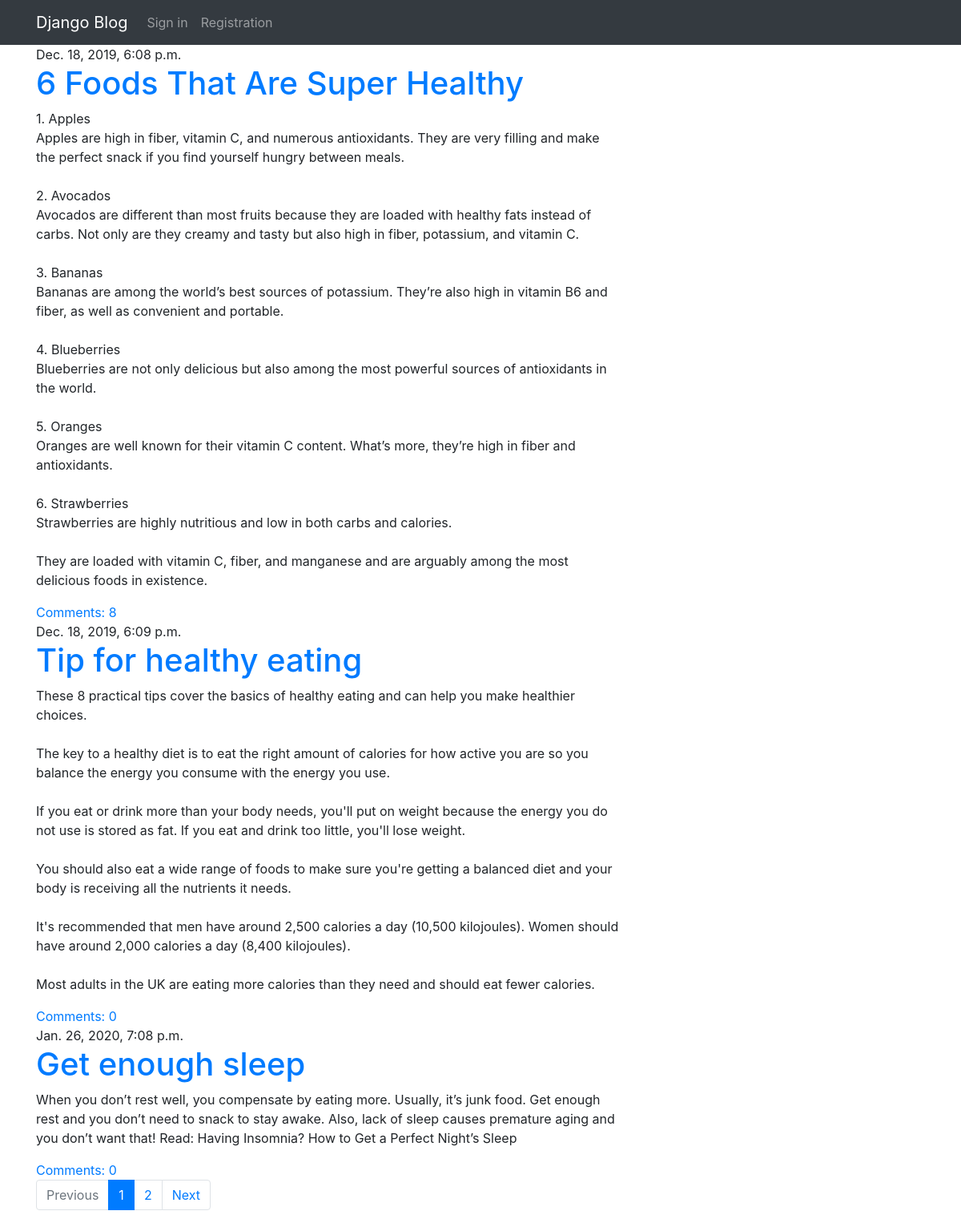
The page / on the database its author committed.
### blog/models.py (models this page shows, shortened)
class Post(models.Model):
    author = models.ForeignKey(settings.AUTH_USER_MODEL, on_delete=models.CASCADE)
    title = models.CharField(max_length=200)
    text = models.TextField()
    created_date = models.DateTimeField(default=timezone.now)
    published_date = models.DateTimeField(blank=True, null=True)

### blog/views.py (the view)
# urls.py: path('', views.post_list, name='post_list'),
def post_list(request):
    posts = Post.objects.filter(published_date__lte=timezone.now()).order_by('published_date')
    paginator = Paginator(posts, 3)  # Show 3 posts per page
    page = request.GET.get('page', 1)  # method get() returns the value by the key, but not raise exception (default is 1).
    posts = paginator.get_page(page)
    return render(request=request, template_name='blog/post_list.html', context={'posts': posts})

### blog/templates/blog/post_list.html
{% extends 'blog/base.html' %}
{% block content %}
    {% for post in posts %}
        <div class="post">
            <div class="date">
                {{ post.published_date }}
            </div>
            <h1><a href="{% url 'post_detail' pk=post.pk %}">{{ post.title }}</a></h1>
            <p>{{ post.text|linebreaksbr }}</p>
            <a href="{% url 'post_detail' pk=post.pk %}">Comments: {{ post.comments.count }}</a>
        </div>
    {% endfor %}
    {% if posts.paginator.count != 0 %}
		<nav aria-label="...">
		  <ul class="pagination">
		  	{% if posts.has_previous %}
			    <li class="page-item">
		      		<a class="page-link" href="?page={{ posts.previous_page_number }}" tabindex="-1">Previous</a>
			{% else %}
			    <li class="page-item disabled">
		      		<a class="page-link" href="#" tabindex="-1">Previous</a>
			{% endif %}
		    	</li>
			{% for page in posts.paginator.page_range %}
				{% if page == posts.number %}
				    <li class="page-item active"><a class="page-link" href="#">{{ page }}</a></li>
				{% else %}
				    <li class="page-item"><a class="page-link" href="?page={{ page }}">{{ page }}</a></li>
				{% endif %}
			{% endfor %}
		  	{% if posts.has_next %}
			    <li class="page-item">
		      		<a class="page-link" href="?page={{ posts.next_page_number }}">Next</a>
			{% else %}
			    <li class="page-item disabled">
		      		<a class="page-link" href="#">Next</a>
			{% endif %}
		    	</li>
		  </ul>
		</nav>
	{% endif %}
{% endblock content %}

### rows shown on the page
Post: published_date "Dec. 18, 2019, 6:08 p.m.", title "6 Foods That Are Super Healthy", text "1. Apples Apples are high in fiber, vitamin C, and numerous antioxidants. They are very filling and make the perfect snack if you find yourself hungry between meals. 2. Avocados Avocados are different than most fruits because they are loaded with healthy fats instead of carbs. Not only are they creamy and tasty but also high in fiber, potassium, and vitamin C. 3. Bananas Bananas are among the world’s best sources of potassium. They’re also high in vitamin B6 and fiber, as well as convenient and portable. 4. Blueberries Blueberries are not only delicious but also among the most powerful sources of antioxidants in the world. 5. Oranges Oranges are well known for their vitamin C content.…", comments.count "8"
Post: published_date "Dec. 18, 2019, 6:09 p.m.", title "Tip for healthy eating", text "These 8 practical tips cover the basics of healthy eating and can help you make healthier choices. The key to a healthy diet is to eat the right amount of calories for how active you are so you balance the energy you consume with the energy you use. If you eat or drink more than your body needs, you'll put on weight because the energy you do not use is stored as fat. If you eat and drink too little, you'll lose weight. You should also eat a wide range of foods to make sure you're getting a balanced diet and your body is receiving all the nutrients it needs. It's recommended that men have around 2,500 calories a day (10,500 kilojoules). Women should have around 2,000 calories a day (8,400…", comments.count "0"
Post: published_date "Jan. 26, 2020, 7:08 p.m.", title "Get enough sleep", text "When you don’t rest well, you compensate by eating more. Usually, it’s junk food. Get enough rest and you don’t need to snack to stay awake. Also, lack of sleep causes premature aging and you don’t want that! Read: Having Insomnia? How to Get a Perfect Night’s Sleep", comments.count "0"

### other values the page prints
{{ page }} "1"
{{ page }} "2"
